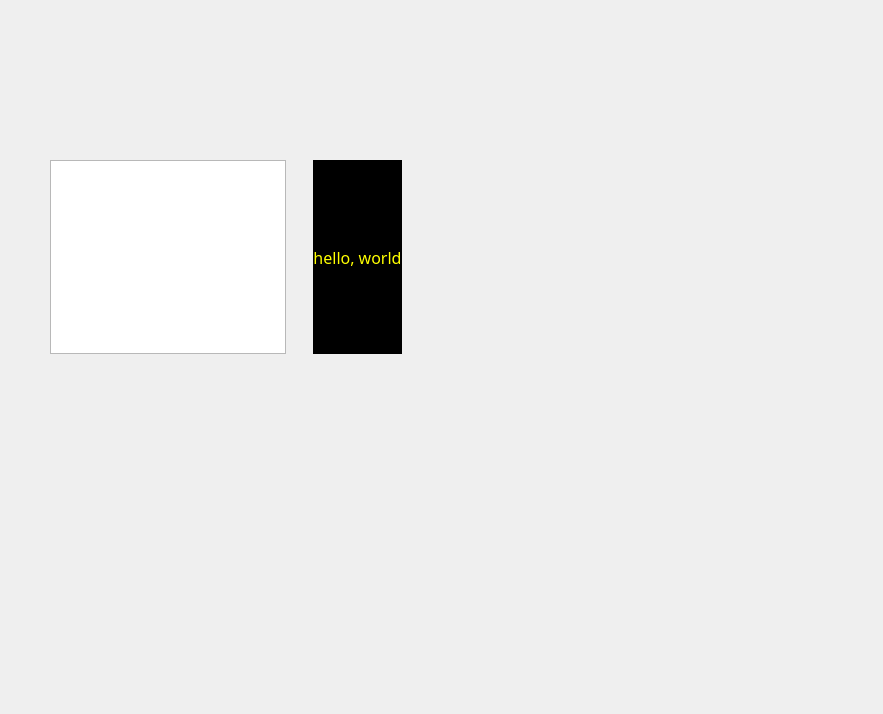
<?xml version="1.0" encoding="UTF-8"?>
<ui version="4.0">
 <class>klassenbuchmagicViewBase</class>
 <widget class="QWidget" name="klassenbuchmagicViewBase">
  <property name="geometry">
   <rect>
    <x>0</x>
    <y>0</y>
    <width>883</width>
    <height>714</height>
   </rect>
  </property>
  <property name="windowTitle">
   <string>klassenbuchmagic_base</string>
  </property>
  <property name="autoFillBackground">
   <bool>true</bool>
  </property>
  <widget class="QWidget" name="">
   <property name="geometry">
    <rect>
     <x>50</x>
     <y>160</y>
     <width>352</width>
     <height>194</height>
    </rect>
   </property>
   <layout class="QGridLayout" name="gridLayout">
    <item row="0" column="2">
     <widget class="QLabel" name="templateLabel">
      <property name="palette">
       <palette>
        <active>
         <colorrole role="WindowText">
          <brush brushstyle="SolidPattern">
           <color alpha="255">
            <red>255</red>
            <green>255</green>
            <blue>0</blue>
           </color>
          </brush>
         </colorrole>
         <colorrole role="Button">
          <brush brushstyle="SolidPattern">
           <color alpha="255">
            <red>0</red>
            <green>0</green>
            <blue>0</blue>
           </color>
          </brush>
         </colorrole>
         <colorrole role="Base">
          <brush brushstyle="SolidPattern">
           <color alpha="255">
            <red>0</red>
            <green>0</green>
            <blue>0</blue>
           </color>
          </brush>
         </colorrole>
         <colorrole role="Window">
          <brush brushstyle="SolidPattern">
           <color alpha="255">
            <red>0</red>
            <green>0</green>
            <blue>0</blue>
           </color>
          </brush>
         </colorrole>
         <colorrole role="AlternateBase">
          <brush brushstyle="SolidPattern">
           <color alpha="255">
            <red>0</red>
            <green>0</green>
            <blue>0</blue>
           </color>
          </brush>
         </colorrole>
        </active>
        <inactive>
         <colorrole role="WindowText">
          <brush brushstyle="SolidPattern">
           <color alpha="255">
            <red>255</red>
            <green>255</green>
            <blue>0</blue>
           </color>
          </brush>
         </colorrole>
         <colorrole role="Button">
          <brush brushstyle="SolidPattern">
           <color alpha="255">
            <red>0</red>
            <green>0</green>
            <blue>0</blue>
           </color>
          </brush>
         </colorrole>
         <colorrole role="Base">
          <brush brushstyle="SolidPattern">
           <color alpha="255">
            <red>0</red>
            <green>0</green>
            <blue>0</blue>
           </color>
          </brush>
         </colorrole>
         <colorrole role="Window">
          <brush brushstyle="SolidPattern">
           <color alpha="255">
            <red>0</red>
            <green>0</green>
            <blue>0</blue>
           </color>
          </brush>
         </colorrole>
         <colorrole role="AlternateBase">
          <brush brushstyle="SolidPattern">
           <color alpha="255">
            <red>0</red>
            <green>0</green>
            <blue>0</blue>
           </color>
          </brush>
         </colorrole>
        </inactive>
        <disabled>
         <colorrole role="WindowText">
          <brush brushstyle="SolidPattern">
           <color alpha="255">
            <red>119</red>
            <green>119</green>
            <blue>119</blue>
           </color>
          </brush>
         </colorrole>
         <colorrole role="Button">
          <brush brushstyle="SolidPattern">
           <color alpha="255">
            <red>0</red>
            <green>0</green>
            <blue>0</blue>
           </color>
          </brush>
         </colorrole>
         <colorrole role="Base">
          <brush brushstyle="SolidPattern">
           <color alpha="255">
            <red>0</red>
            <green>0</green>
            <blue>0</blue>
           </color>
          </brush>
         </colorrole>
         <colorrole role="Window">
          <brush brushstyle="SolidPattern">
           <color alpha="255">
            <red>0</red>
            <green>0</green>
            <blue>0</blue>
           </color>
          </brush>
         </colorrole>
         <colorrole role="AlternateBase">
          <brush brushstyle="SolidPattern">
           <color alpha="255">
            <red>0</red>
            <green>0</green>
            <blue>0</blue>
           </color>
          </brush>
         </colorrole>
        </disabled>
       </palette>
      </property>
      <property name="font">
       <font>
        <family>Sans Serif</family>
        <pointsize>12</pointsize>
       </font>
      </property>
      <property name="autoFillBackground">
       <bool>true</bool>
      </property>
      <property name="text">
       <string>hello, world</string>
      </property>
      <property name="scaledContents">
       <bool>true</bool>
      </property>
      <property name="alignment">
       <set>Qt::AlignCenter</set>
      </property>
      <property name="wordWrap">
       <bool>false</bool>
      </property>
     </widget>
    </item>
    <item row="0" column="0">
     <widget class="QListWidget" name="schuelerList"/>
    </item>
    <item row="0" column="1">
     <spacer name="horizontalSpacer">
      <property name="orientation">
       <enum>Qt::Horizontal</enum>
      </property>
      <property name="sizeHint" stdset="0">
       <size>
        <width>40</width>
        <height>20</height>
       </size>
      </property>
     </spacer>
    </item>
   </layout>
  </widget>
 </widget>
 <resources/>
 <connections/>
</ui>
